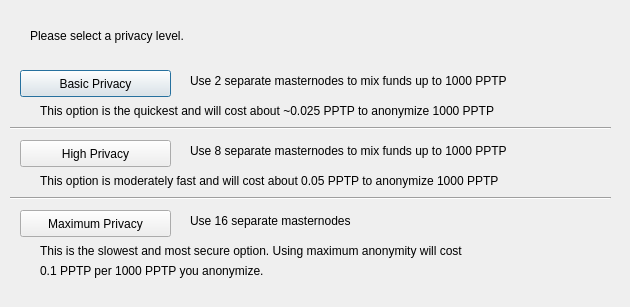
<?xml version="1.0" encoding="UTF-8"?>
<ui version="4.0">
 <class>DarksendConfig</class>
 <widget class="QDialog" name="DarksendConfig">
  <property name="geometry">
   <rect>
    <x>0</x>
    <y>0</y>
    <width>630</width>
    <height>307</height>
   </rect>
  </property>
  <property name="windowTitle">
   <string>Configure PrivateSend</string>
  </property>
  <widget class="QPushButton" name="buttonBasic">
   <property name="geometry">
    <rect>
     <x>20</x>
     <y>70</y>
     <width>151</width>
     <height>27</height>
    </rect>
   </property>
   <property name="text">
    <string>Basic Privacy</string>
   </property>
  </widget>
  <widget class="QPushButton" name="buttonHigh">
   <property name="geometry">
    <rect>
     <x>20</x>
     <y>140</y>
     <width>151</width>
     <height>27</height>
    </rect>
   </property>
   <property name="text">
    <string>High Privacy</string>
   </property>
  </widget>
  <widget class="QPushButton" name="buttonMax">
   <property name="geometry">
    <rect>
     <x>20</x>
     <y>210</y>
     <width>151</width>
     <height>27</height>
    </rect>
   </property>
   <property name="text">
    <string>Maximum Privacy</string>
   </property>
  </widget>
  <widget class="QLabel" name="label">
   <property name="geometry">
    <rect>
     <x>30</x>
     <y>20</y>
     <width>571</width>
     <height>31</height>
    </rect>
   </property>
   <property name="text">
    <string>Please select a privacy level.</string>
   </property>
  </widget>
  <widget class="QLabel" name="label_2">
   <property name="geometry">
    <rect>
     <x>190</x>
     <y>70</y>
     <width>421</width>
     <height>21</height>
    </rect>
   </property>
   <property name="text">
    <string>Use 2 separate masternodes to mix funds up to 1000 PPTP</string>
   </property>
  </widget>
  <widget class="QLabel" name="label_3">
   <property name="geometry">
    <rect>
     <x>190</x>
     <y>140</y>
     <width>411</width>
     <height>21</height>
    </rect>
   </property>
   <property name="text">
    <string>Use 8 separate masternodes to mix funds up to 1000 PPTP</string>
   </property>
  </widget>
  <widget class="QLabel" name="label_4">
   <property name="geometry">
    <rect>
     <x>190</x>
     <y>210</y>
     <width>421</width>
     <height>21</height>
    </rect>
   </property>
   <property name="text">
    <string>Use 16 separate masternodes</string>
   </property>
  </widget>
  <widget class="QLabel" name="label_6">
   <property name="geometry">
    <rect>
     <x>40</x>
     <y>100</y>
     <width>561</width>
     <height>21</height>
    </rect>
   </property>
   <property name="text">
    <string>This option is the quickest and will cost about ~0.025 PPTP to anonymize 1000 PPTP</string>
   </property>
  </widget>
  <widget class="QLabel" name="label_7">
   <property name="geometry">
    <rect>
     <x>40</x>
     <y>170</y>
     <width>561</width>
     <height>21</height>
    </rect>
   </property>
   <property name="text">
    <string>This option is moderately fast and will cost about 0.05 PPTP to anonymize 1000 PPTP</string>
   </property>
  </widget>
  <widget class="QLabel" name="label_8">
   <property name="geometry">
    <rect>
     <x>40</x>
     <y>240</y>
     <width>561</width>
     <height>21</height>
    </rect>
   </property>
   <property name="text">
    <string>This is the slowest and most secure option. Using maximum anonymity will cost</string>
   </property>
  </widget>
  <widget class="QLabel" name="label_9">
   <property name="geometry">
    <rect>
     <x>40</x>
     <y>260</y>
     <width>561</width>
     <height>21</height>
    </rect>
   </property>
   <property name="text">
    <string>0.1 PPTP per 1000 PPTP you anonymize.</string>
   </property>
  </widget>
  <widget class="Line" name="line">
   <property name="geometry">
    <rect>
     <x>10</x>
     <y>120</y>
     <width>601</width>
     <height>16</height>
    </rect>
   </property>
   <property name="orientation">
    <enum>Qt::Horizontal</enum>
   </property>
  </widget>
  <widget class="Line" name="line_2">
   <property name="geometry">
    <rect>
     <x>10</x>
     <y>190</y>
     <width>601</width>
     <height>16</height>
    </rect>
   </property>
   <property name="orientation">
    <enum>Qt::Horizontal</enum>
   </property>
  </widget>
 </widget>
 <resources/>
 <connections/>
</ui>
